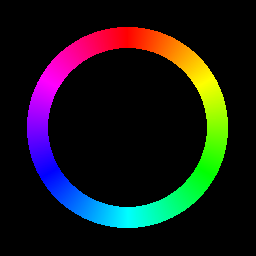
%> input picture _Lab1/color.bmp, 256 x 256 px
$ octave color_spaces.m   (GNU Octave 9; MATLAB toolbox functions it lacks are replaced by stand-ins)
%> lines starting %> are read from the running program, lines starting %| are printed output that depends on the picture


%Color spaces
color=imread('color.bmp');
%> color is the input picture: size 256x256x3 uint8; mean R, G, B 23.4, 23.4, 23.4
figure;
image(color);title('Color');
colorHSV=rgb2hsv(color);
%> colorHSV: size 256x256x3 double; mean H, S, V 0.0916, 0.183, 0.183
%RGB
figure;
subplot(2,2,1);
imagesc(color);title('Color');

subplot(2,2,2);
imagesc(color(:,:,1));title('Red');

subplot(2,2,3);
imagesc(color(:,:,2));title('Green');

subplot(2,2,4)
imagesc(color(:,:,3));title('Blue');
%> after `title('Blue')`:
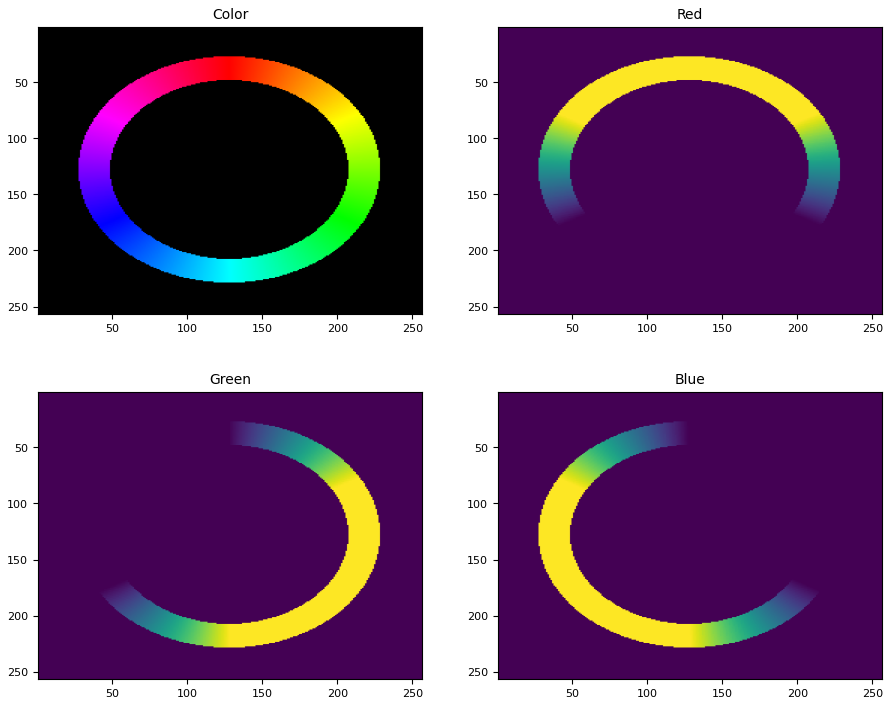
%> figure redrawn from the program's plot data, 4 panels

%HSV
figure;
subplot(2,2,1);
imagesc(color(:,:,1));title('Color');

subplot(2,2,2);
imagesc(colorHSV(:,:,1));title('Hue');

subplot(2,2,3);
imagesc(colorHSV(:,:,2));title('Saturation');

subplot(2,2,4)
imagesc(colorHSV(:,:,3));title('Value');
%> after `title('Value')`:
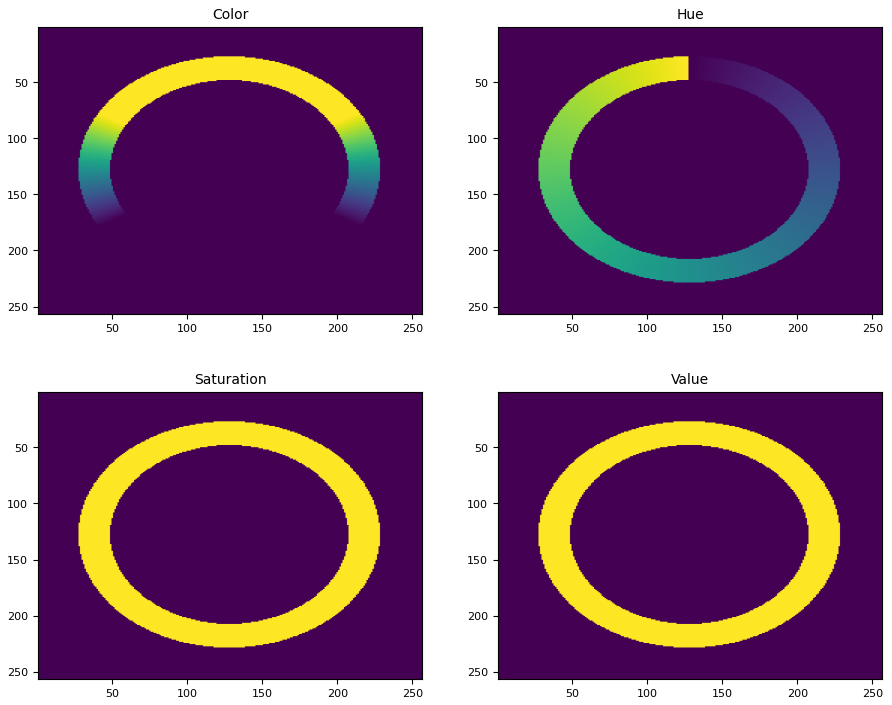
%> figure redrawn from the program's plot data, 4 panels

%Set the saturation to 0.5
colorHSV(:,:,2)=0.5;
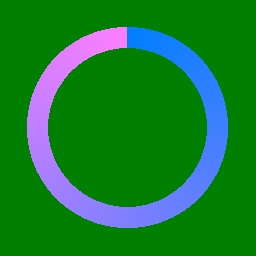
%> colorHSV: size 256x256x3 double; mean R, G, B 0.0916, 0.5, 0.183
figure;
image(hsv2rgb(colorHSV));title('Saturation=0.5');
%> after `title('Saturation=0.5')`:
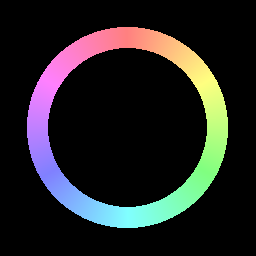
%> displayed picture: size 256x256x3, on the screen's scale of 0 to 255; mean R, G, B 35.1, 35.1, 35.1
%Set the saturation to 0 and the value to 0.7
colorHSV(:,:,2)=0.0;
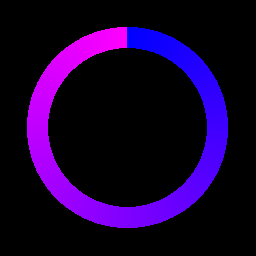
%> colorHSV: size 256x256x3 double; mean R, G, B 0.0916, 0, 0.183
colorHSV(:,:,3)=0.7;
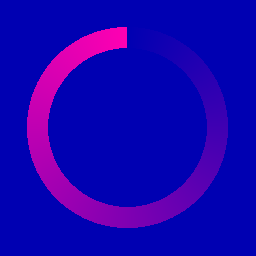
%> colorHSV: size 256x256x3 double; mean R, G, B 0.0916, 0, 0.7
figure;
image(hsv2rgb(colorHSV));title('Saturation=0, Value=0.7');

%test image: Flower
%> (the run ends here)
